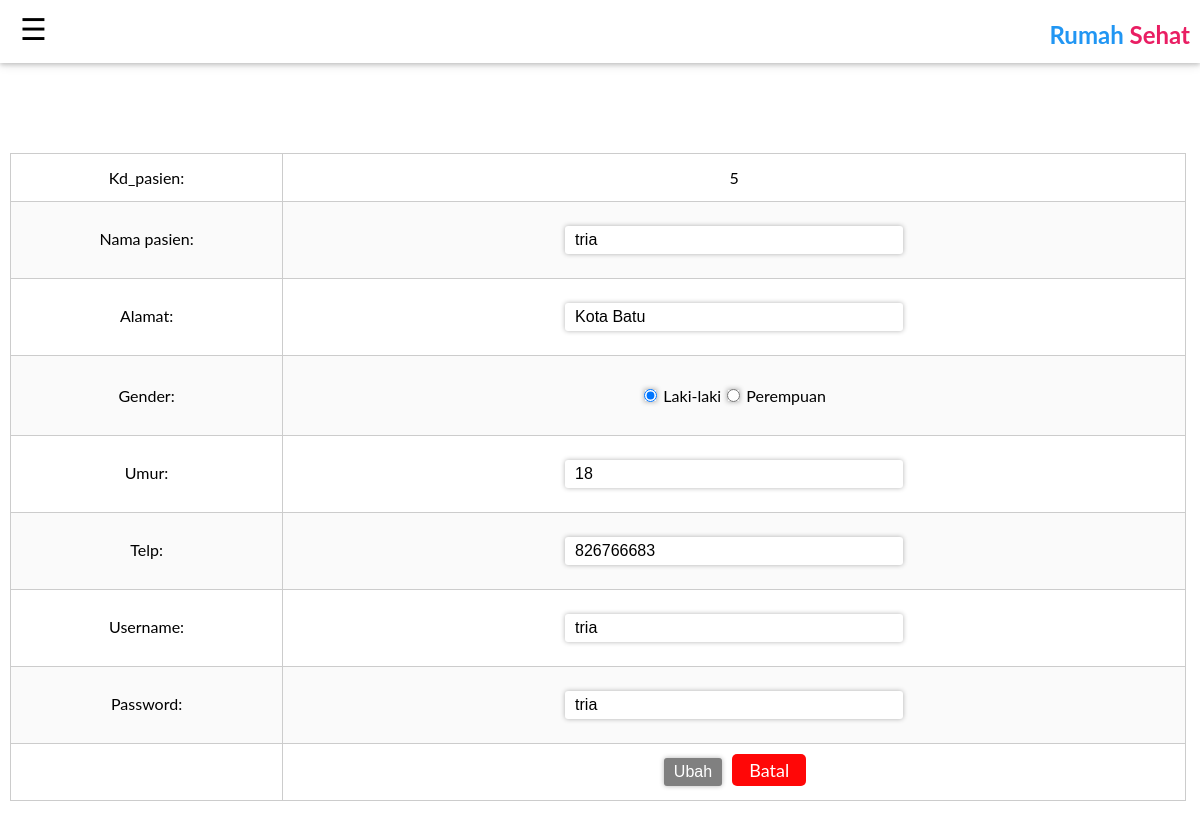
The page /apoteker/update-pasien.php?kd_pasien=5 on the database its author committed.
### tables this page shows
CREATE TABLE `tb_pasien` (
  `kd_pasien` int(50) NOT NULL,
  `nm_pasien` varchar(100) NOT NULL,
  `alamat` text NOT NULL,
  `gender` varchar(100) NOT NULL,
  `umur` int(50) NOT NULL,
  `telp` text NOT NULL,
  `username` varchar(100) NOT NULL,
  `password` varchar(100) NOT NULL
);

### apoteker/update-pasien.php (the view, shortened to what this page needs)
<?php require_once('../Connections/koneksi.php'); ?>
<?php
$editFormAction = $_SERVER['PHP_SELF'];
if (isset($_SERVER['QUERY_STRING'])) {
  $editFormAction .= "?" . htmlentities($_SERVER['QUERY_STRING']);
}
$query_Recordset1 = "SELECT * FROM tb_pasien WHERE kd_pasien=".$_GET['kd_pasien']."";
$Recordset1 = mysql_query($query_Recordset1, $koneksi) or die(mysql_error());
$row_Recordset1 = mysql_fetch_assoc($Recordset1);
?>
<!DOCTYPE html PUBLIC "-//W3C//DTD XHTML 1.0 Transitional//EN" "http://www.w3.org/TR/xhtml1/DTD/xhtml1-transitional.dtd">
<html xmlns="http://www.w3.org/1999/xhtml">
<head>
	<link href="css/sidebar.css" rel="stylesheet">
	<link href="css/css.css" rel="stylesheet">
</head>
<body>
<?php include"header-add.php"?>
<div class="content-admin" style="overflow-x:auto;">
<form action="<?php echo $editFormAction; ?>" method="post" name="form1" id="form1">
  <table align="center">
    <tr valign="baseline">
      <td nowrap="nowrap" align="right">Kd_pasien:</td>
      <td><?php echo $row_Recordset1['kd_pasien']; ?></td>
    </tr>
    <tr valign="baseline">
      <td nowrap="nowrap" align="right">Nama pasien:</td>
      <td><input type="text" name="nm_pasien" value="<?php echo htmlentities($row_Recordset1['nm_pasien'], ENT_COMPAT, 'utf-8'); ?>" size="32" required/></td>
    </tr>
    <tr valign="baseline">
      <td nowrap="nowrap" align="right">Alamat:</td>
      <td><input type="text" name="alamat" value="<?php echo htmlentities($row_Recordset1['alamat'], ENT_COMPAT, 'utf-8'); ?>" size="32" required/></td>
    </tr>
    <tr valign="baseline">
      <td nowrap="nowrap" align="right">Gender:</td>
      <td><p>
        <label>
          <input <?php if (!(strcmp($row_Recordset1['gender'],"Laki-laki"))) {echo "checked=\"checked\"";} ?> type="radio" name="gender" value="Laki-laki" id="gender_0" />
          Laki-laki</label>
        <label>
          <input <?php if (!(strcmp($row_Recordset1['gender'],"Perempuan"))) {echo "checked=\"checked\"";} ?> type="radio" name="gender" value="Perempuan" id="gender_1" />
          Perempuan</label>
        <br />
      </p></td>
    </tr>
    <tr valign="baseline">
      <td nowrap="nowrap" align="right">Umur:</td>
      <td><input type="text" name="umur" value="<?php echo htmlentities($row_Recordset1['umur'], ENT_COMPAT, 'utf-8'); ?>" size="32" required/></td>
    </tr>
    <tr valign="baseline">
      <td nowrap="nowrap" align="right">Telp:</td>
      <td><input type="text" name="telp" value="<?php echo htmlentities($row_Recordset1['telp'], ENT_COMPAT, 'utf-8'); ?>" size="32" required/></td>
    </tr>
    <tr valign="baseline">
      <td nowrap="nowrap" align="right">Username:</td>
      <td><input type="text" name="username" value="<?php echo htmlentities($row_Recordset1['username'], ENT_COMPAT, 'utf-8'); ?>" size="32" required/></td>
    </tr>
    <tr valign="baseline">
      <td nowrap="nowrap" align="right">Password:</td>
      <td><input type="text" name="password" value="<?php echo htmlentities($row_Recordset1['password'], ENT_COMPAT, 'utf-8'); ?>" size="32" required/></td>
    </tr>
    <tr valign="baseline">
      <td nowrap="nowrap" align="right">&nbsp;</td>
      <td><input type="submit" value="Ubah" />&nbsp; <a class="hapus" style="padding: 5px 17px;" href="pasien.php">Batal</a></td>
    </tr>
  </table>
</form></div>
<p>&nbsp;</p>
</body>
</html>

### apoteker/css/sidebar.css (style rules this page uses)
body { font-family: "Lato", sans-serif; margin:0px; }
a { text-decoration:none; }
.content-admin { width: 100%; height: auto; background-color:#fff; margin:80px 0px; float: left; }

### apoteker/css/css.css (style rules this page uses)
a { text-decoration:none; }
input[type="submit"],input[type="reset"],button,input[type="radio"] { cursor:pointer; margin:0px 2px; background-color:grey; color:#fff; -webkit-transition:background 1s; padding:5px 10px; }
.hapus { cursor:pointer; text-align:center; -webkit-transition:background 1s; background:rgba(255, 7, 7, 1); color:white; padding:1px 6px; font-size:18px; border-radius:5px; }
input,textarea,select,button,.submit-data { font-family: Verdana,sans-serif; border-radius: 3px; padding: 5px 10px; margin: 10px 0px; border: 0; box-shadow: 0px 0px 5px 0px rgba(0,0,0,0.3); font-size: 16px; box-sizing: border-box; }
table { border-collapse: collapse; font-size: 16px; margin:10px; background:#fff; border-radius:5px; width:98%; }
table tr td { padding: 14px 5px; text-align: center; border: solid 1px #ccc; }
tr:nth-child(even) { background-color: rgba(230,230,230,0.2); }

### rows shown on the page
tb_pasien: kd_pasien "5", nm_pasien "tria", alamat "Kota Batu", gender "☑ Laki-laki", gender "☐ Perempuan", umur "18", telp "826766683", username "tria", password "tria"
